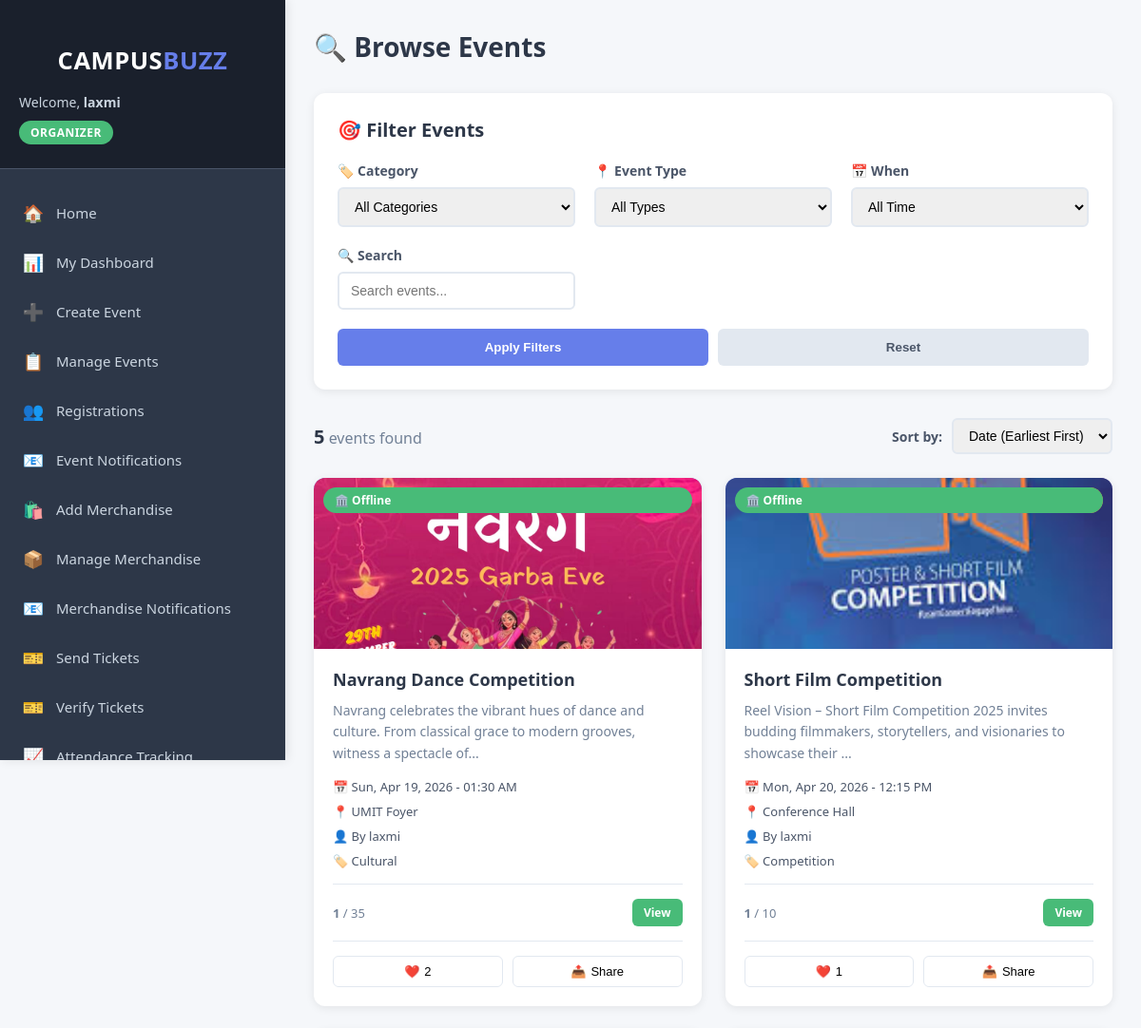
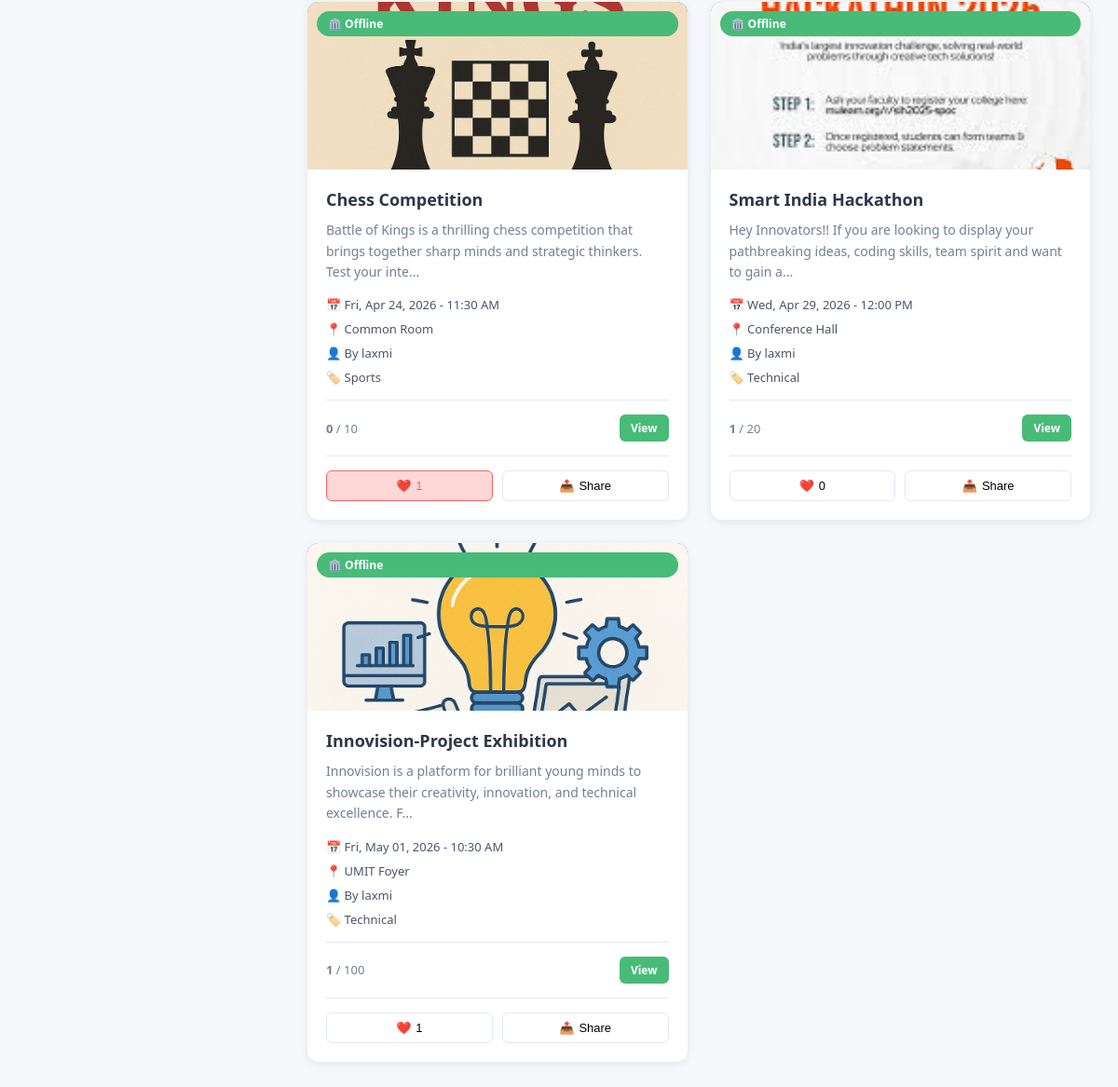
The page /organizer/browse_events.php (signed in) on the database its author committed (2 pictures, top to bottom).
### tables this page shows
CREATE TABLE `events` (
  `id` int(11) NOT NULL,
  `title` varchar(200) NOT NULL,
  `description` text DEFAULT NULL,
  `organizer_id` int(11) NOT NULL,
  `event_date` datetime NOT NULL,
  `venue` varchar(200) DEFAULT NULL,
  `event_type` enum('online','offline','hybrid') DEFAULT 'offline',
  `category` varchar(50) DEFAULT NULL,
  `max_participants` int(11) DEFAULT 100,
  `registration_deadline` datetime DEFAULT NULL,
  `registration_link` varchar(500) DEFAULT NULL,
  `image` varchar(255) DEFAULT NULL,
  `status` enum('upcoming','ongoing','completed','cancelled') DEFAULT 'upcoming',
  `created_at` timestamp NOT NULL DEFAULT current_timestamp(),
  `contact_info` text DEFAULT NULL
);

CREATE TABLE `users` (
  `id` int(11) NOT NULL,
  `username` varchar(50) NOT NULL,
  `email` varchar(100) NOT NULL,
  `phone` varchar(20) DEFAULT NULL,
  `password` varchar(255) NOT NULL,
  `role` enum('admin','organizer','student') NOT NULL,
  `full_name` varchar(100) DEFAULT NULL,
  `department` varchar(100) DEFAULT NULL,
  `year` varchar(20) DEFAULT NULL,
  `bio` text DEFAULT NULL,
  `address` text DEFAULT NULL,
  `profile_image` varchar(255) DEFAULT NULL,
  `created_at` timestamp NOT NULL DEFAULT current_timestamp(),
  `created_by` int(11) DEFAULT NULL
);

### organizer/browse_events.php (the view, shortened to what this page needs)
<?php
require_once '../config/database.php';
$user_id = $_SESSION['user_id'];
$category_filter = isset($_GET['category']) ? mysqli_real_escape_string($conn, $_GET['category']) : '';
$type_filter = isset($_GET['type']) ? mysqli_real_escape_string($conn, $_GET['type']) : '';
$time_filter = isset($_GET['filter']) ? mysqli_real_escape_string($conn, $_GET['filter']) : '';
$search = isset($_GET['search']) ? mysqli_real_escape_string($conn, trim($_GET['search'])) : '';
$where_clauses = ["e.status = 'upcoming'", "e.event_date > NOW()"];
$where_sql = implode(' AND ', $where_clauses);
$events_sql = "SELECT e.*, u.full_name as organizer_name,
               (SELECT COUNT(*) FROM registrations WHERE event_id = e.id AND status='registered') as registered_count,
               (SELECT COUNT(*) FROM event_likes WHERE event_id = e.id AND user_id = $user_id) as is_liked,
               (SELECT COUNT(*) FROM event_saves WHERE event_id = e.id AND user_id = $user_id) as is_saved,
               (SELECT COUNT(*) FROM event_likes WHERE event_id = e.id) as total_likes
               FROM events e
               JOIN users u ON e.organizer_id = u.id
               WHERE $where_sql
               ORDER BY e.event_date ASC";
$events_result = mysqli_query($conn, $events_sql);
?>
<!DOCTYPE html>
<html lang="en">
<head>
    <link rel="stylesheet" href="../assets/css/style.css">
</head>
<body>
    <div class="dashboard-container">
        <?php include '../includes/sidebar.php'; ?>
        <main class="main-content">
            <div class="content-header">
                <h1>🔍 Browse Events</h1>
            </div>
            <div class="filter-section">
                <div class="filter-header">
                    <h2>🎯 Filter Events</h2>
                </div>
                <form method="GET" action="" id="filterForm">
                    <div class="filter-grid">
                        <div class="filter-group">
                            <label>🏷️ Category</label>
                            <select name="category" id="categoryFilter">
                                <option value="all" <?php echo $category_filter == 'all' || !$category_filter ? 'selected' : ''; ?>>
                                    All Categories
                                </option>
                            </select>
                        </div>
                        <div class="filter-group">
                            <label>📍 Event Type</label>
                            <select name="type" id="typeFilter">
                                <option value="" <?php echo !$type_filter ? 'selected' : ''; ?>>All Types</option>
                            </select>
                        </div>
                        <div class="filter-group">
                            <label>📅 When</label>
                            <select name="filter" id="timeFilter">
                                <option value="" <?php echo !$time_filter ? 'selected' : ''; ?>>All Time</option>
                            </select>
                        </div>
                        <div class="filter-group">
                            <label>🔍 Search</label>
                            <input type="text" name="search" placeholder="Search events..."
                                   value="<?php echo htmlspecialchars($search); ?>">
                        </div>
                    </div>
                    <div class="filter-buttons">
                        <button type="submit" class="btn-filter">Apply Filters</button>
                        <button type="button" class="btn-reset" onclick="resetFilters()">Reset</button>
                    </div>
                </form>
            </div>
            <div class="results-header">
                <div class="results-count">
                    <strong><?php echo mysqli_num_rows($events_result); ?></strong> events found
                </div>
                <div class="sort-options">
                    <label>Sort by:</label>
                    <select id="sortEvents" onchange="sortEvents()">
                        <option value="date-asc">Date (Earliest First)</option>
                    </select>
                </div>
            </div>
            <?php if(mysqli_num_rows($events_result) > 0): ?>
                <div class="events-grid" id="eventsContainer">
                    <?php while($event = mysqli_fetch_assoc($events_result)):
                        $seats_left = $event['max_participants'] - $event['registered_count'];
                        $is_full = $seats_left <= 0;
                    ?>
                        <div class="event-card"
                             data-date="<?php echo strtotime($event['event_date']); ?>"
                             data-likes="<?php echo $event['total_likes']; ?>"
                             data-seats="<?php echo $seats_left; ?>">
                            <div class="event-image">
                                <?php if($event['image']): ?>
                                    <img src="../uploads/<?php echo htmlspecialchars($event['image']); ?>" alt="Event">
                                <?php else: ?>
                                    <div class="event-placeholder">📅</div>
                                <?php endif; ?>
                                <?php if($is_full): ?>
                                    <span class="event-badge" style="background: #f56565; color: white;">FULL</span>
                                <?php elseif($seats_left <= 10): ?>
                                    <span class="event-badge" style="background: #ed8936; color: white;">
                                    </span>
                                <?php endif; ?>
                                <?php if($event['event_type']): ?>
                                    <span class="event-badge" style="position: absolute; top: 10px; left: 10px; background: <?php echo $event['event_type'] == 'online' ? '#4299e1' : '#48bb78'; ?>; color: white;">
                                        <?php echo $event['event_type'] == 'online' ? '🌐 Online' : '🏛️ Offline'; ?>
                                    </span>
                                <?php endif; ?>
                            </div>
                            <div class="event-content">
                                <h3><?php echo htmlspecialchars($event['title']); ?></h3>
                                <p class="event-description">
                                    <?php echo htmlspecialchars(substr($event['description'], 0, 120)); ?>...
                                </p>
                                <div class="event-meta">
                                    <span>📅 <?php echo date('D, M d, Y - h:i A', strtotime($event['event_date'])); ?></span>
                                    <span>📍 <?php echo htmlspecialchars($event['venue']); ?></span>
                                    <span>👤 By <?php echo htmlspecialchars($event['organizer_name']); ?></span>
                                    <?php if($event['category']): ?>
                                        <span>🏷️ <?php echo htmlspecialchars($event['category']); ?></span>
                                    <?php endif; ?>
                                </div>
                                <div class="event-footer">
                                    <span class="participants">
                                        <strong><?php echo $event['registered_count']; ?></strong> / <?php echo $event['max_participants']; ?>
                                    </span>
                                    <a href="view_event.php?id=<?php echo $event['id']; ?>"
                                    class="btn btn-success btn-sm"> View</a>
                                </div>
                                <div class="social-actions">
                                    <button class="social-btn <?php echo $event['is_liked'] ? 'liked' : ''; ?>"
                                            onclick="toggleLike(<?php echo $event['id']; ?>, this)">
                                        <span>❤️</span>
                                        <span id="like-count-<?php echo $event['id']; ?>"><?php echo $event['total_likes']; ?></span>
                                    </button>
                                    <button class="social-btn" onclick="shareEvent(<?php echo $event['id']; ?>, '<?php echo addslashes($event['title']); ?>')">
                                        <span>📤</span>
                                        <span>Share</span>
                                    </button>
                                </div>
                            </div>
                        </div>
                    <?php endwhile; ?>
                </div>
            <?php endif; ?>
        </main>
    </div>
</body>
</html>

### assets/css/style.css (style rules this page uses)
* { margin: 0; padding: 0; box-sizing: border-box; }
body { font-family: 'Segoe UI', Tahoma, Geneva, Verdana, sans-serif; background: #f5f7fa; }
.btn { padding: 12px 24px; border: none; border-radius: 6px; cursor: pointer; font-size: 14px; font-weight: 600; transition: all 0.3s; text-decoration: none; display: inline-block; }
.btn-success { background: #48bb78; color: white; }
.dashboard-container { display: flex; min-height: 100vh; }
.main-content { margin-left: 0; width: 100%; padding: 30px; padding-top: 80px; background: #f5f7fa; min-height: 100vh; transition: all 0.3s ease; }
.content-header { display: flex; justify-content: space-between; align-items: center; margin-bottom: 30px; flex-wrap: wrap; gap: 20px; }
.content-header h1 { color: #2d3748; font-size: 28px; }
.events-grid { display: grid; grid-template-columns: repeat(auto-fill, minmax(320px, 1fr)); gap: 25px; }
.event-card { background: white; border-radius: 12px; overflow: hidden; box-shadow: 0 2px 10px rgba(0, 0, 0, 0.08); transition: transform 0.3s, box-shadow 0.3s; }
.event-image { height: 180px; background: linear-gradient(135deg, #667eea 0%, #764ba2 100%); display: flex; align-items: center; justify-content: center; position: relative; overflow: hidden; }
.event-image img { width: 100%; height: 100%; object-fit: cover; }
.event-badge { position: absolute; top: 10px; right: 10px; background: rgba(255, 255, 255, 0.9); padding: 5px 12px; border-radius: 20px; font-size: 12px; font-weight: 600; }
.event-content { padding: 20px; }
.event-content h3 { margin-bottom: 10px; color: #2d3748; font-size: 18px; }
.event-description { color: #718096; font-size: 14px; margin-bottom: 15px; line-height: 1.6; }
.event-meta { display: flex; flex-direction: column; gap: 8px; margin-bottom: 15px; }
.event-meta span { display: flex; align-items: center; gap: 8px; font-size: 13px; color: #4a5568; }
.event-footer { display: flex; justify-content: space-between; align-items: center; padding-top: 15px; border-top: 1px solid #e2e8f0; }
.participants { font-size: 13px; color: #718096; font-weight: 500; }
.btn-sm { padding: 6px 12px; font-size: 12px; }
@media (min-width: 1200px) { .main-content { margin-left: 300px; width: calc(100% - 300px); padding-top: 30px; } }

### organizer/browse_events.php (style rules this page uses)
.filter-section { background: white; padding: 25px; border-radius: 12px; margin-bottom: 30px; box-shadow: 0 2px 10px rgba(0, 0, 0, 0.08); }
.filter-header { display: flex; justify-content: space-between; align-items: center; margin-bottom: 20px; }
.filter-header h2 { color: #2d3748; font-size: 20px; display: flex; align-items: center; gap: 10px; }
.filter-grid { display: grid; grid-template-columns: repeat(auto-fit, minmax(250px, 1fr)); gap: 20px; }
.filter-group { display: flex; flex-direction: column; gap: 8px; }
.filter-group label { font-weight: 600; color: #4a5568; font-size: 14px; display: flex; align-items: center; gap: 6px; }
.filter-group select, .filter-group input { padding: 10px 12px; border: 2px solid #e2e8f0; border-radius: 6px; font-size: 14px; transition: border-color 0.3s; }
.filter-buttons { display: flex; gap: 10px; margin-top: 20px; }
.filter-buttons button { flex: 1; padding: 12px; border: none; border-radius: 6px; font-weight: 600; cursor: pointer; transition: all 0.3s; }
.btn-filter { background: #667eea; color: white; }
.btn-reset { background: #e2e8f0; color: #4a5568; }
.results-header { display: flex; justify-content: space-between; align-items: center; margin-bottom: 25px; }
.results-count { color: #718096; font-size: 16px; }
.results-count strong { color: #2d3748; font-size: 20px; }
.sort-options { display: flex; align-items: center; gap: 10px; }
.sort-options label { font-size: 14px; color: #4a5568; font-weight: 600; }
.sort-options select { padding: 8px 12px; border: 2px solid #e2e8f0; border-radius: 6px; font-size: 14px; }
.social-actions { display: flex; gap: 10px; margin-top: 15px; padding-top: 15px; border-top: 1px solid #e2e8f0; }
.social-btn { flex: 1; padding: 8px; border: 1px solid #e2e8f0; background: white; border-radius: 6px; cursor: pointer; font-size: 13px; display: flex; align-items: center; justify-content: center; gap: 5px; transition: all 0.3s; }
.social-btn.liked { color: #f56565; border-color: #f56565; background: #fed7d7; }

### rows shown on the page
events: image (picture), event_type "🏛️ Offline", title "Navrang Dance Competition", description "Navrang celebrates the vibrant hues of dance and culture. From classical grace to modern grooves, witness a spectacle of", event_date "Sun, Apr 19, 2026 - 01:30 AM", venue "UMIT Foyer", organizer.full_name "laxmi", category "Cultural", registered_count "1", max_participants "35", total_likes "2"
events: image (picture), event_type "🏛️ Offline", title "Short Film Competition", description "Reel Vision – Short Film Competition 2025 invites budding filmmakers, storytellers, and visionaries to showcase their", event_date "Mon, Apr 20, 2026 - 12:15 PM", venue "Conference Hall", organizer.full_name "laxmi", category "Competition", registered_count "1", max_participants "10", total_likes "1"
events: image (picture), event_type "🏛️ Offline", title "Chess Competition", description "Battle of Kings is a thrilling chess competition that brings together sharp minds and strategic thinkers. Test your inte", event_date "Fri, Apr 24, 2026 - 11:30 AM", venue "Common Room", organizer.full_name "laxmi", category "Sports", registered_count "0", max_participants "10", total_likes "1"
events: image (picture), event_type "🏛️ Offline", title "Smart India Hackathon", description "Hey Innovators!! If you are looking to display your pathbreaking ideas, coding skills, team spirit and want to gain a", event_date "Wed, Apr 29, 2026 - 12:00 PM", venue "Conference Hall", organizer.full_name "laxmi", category "Technical", registered_count "1", max_participants "20", total_likes "0"
events: image (picture), event_type "🏛️ Offline", title "Innovision-Project Exhibition", description "Innovision is a platform for brilliant young minds to showcase their creativity, innovation, and technical excellence. F", event_date "Fri, May 01, 2026 - 10:30 AM", venue "UMIT Foyer", organizer.full_name "laxmi", category "Technical", registered_count "1", max_participants "100", total_likes "1"

### other values the page prints
$_SESSION['full_name'] "laxmi"
$_SESSION['role'] "ORGANIZER"
mysqli_num_rows($events_result) "5"
